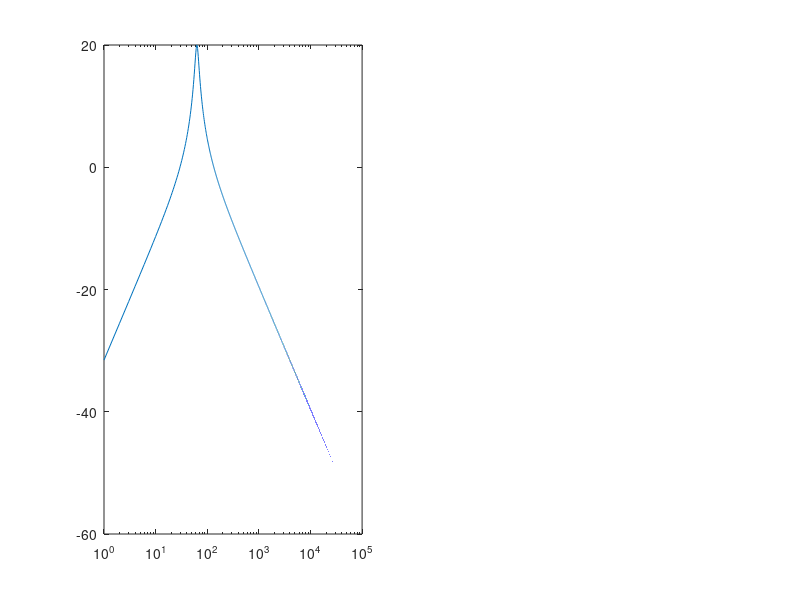

This chart was generated by the following MATLAB code: (Note: this script raises an error after producing the figure.)
%% Resistor value calculation and frequency response

clc, clear variables
% Using round63 lib from Stephen Cobeldick
addpath('./round63')

% Center frequencies, 1:2.5 ratio
fm = [63 160 400 1000 2500 6250 16000];

% Gain (negative due to inverting op-amp configuration)
gain_fm = -10; 

% Quality factor (~bandwidth)
Q = 6;

% Capacitor values
C = 1e-9*[33 33 6.8 2.2 2.2 0.33 0.33];

% E-series for choosing resistor values
E = 'E24';

for i=1:length(fm)
    % Generate filt structure to store values
    filt = struct();
    filt.fm = fm(i); 
    
    % Calculate resistor values based on specified parameters
    R2 = Q/(pi*fm(i)*C(i));
    R1 = R2/(-2*gain_fm);
    R3 = -gain_fm*R1/(2*Q^2 + gain_fm);
    
    filt.R1 = R1;
    filt.R2 = R2;
    filt.R3 = R3;
    
    % Calculate bandwidth
    bandwidth = 1/(pi*R2*C(i));
    
    % Calculate transfer function
    wm = 1/C(i) * sqrt((R1+R3)/(R1*R2*R3));
    num = [(-R2*R3)/(R1+R3)*C(i)*wm 0];
    denom = [(R1*R2*R3)/(R1+R3)*C(i)^2*wm^2, (2*R1*R3)/(R1+R3)*C(i)*wm, 1];
    filt.num = num;
    filt.denom = denom;
    
    %Plot frequency response
    figure(1)
    subplot(1,2,1)
    
    % Normalize frequency to fm
    % Transfer function assumes normalized frequency
    w = (0:1:1e5)/fm(i);
    
    % Evaluate transer function
    s = 1j*w;
    h = polyval(num,s)./polyval(denom,s);
    
    mag = 20*log10(abs(h));
    
    % Scale back frequency axis with fm,
    % since frequency was prev normalized to fm
    semilogx(w*fm(i), mag); hold on; 
    str = [num2str(fm(i)), ' Hz' ];
    xline(fm(i), '-.', str)
    yline(0,'--')
    
    % Find nearest resistor value in E-series 
    filt.R1_E = round63(R1, E);
    filt.R2_E = round63(R2, E);
    filt.R3_E = round63(R3, E);
    
    R1 = filt.R1_E;
    R2 = filt.R2_E;
    R3 = filt.R3_E;
    
    % Recalculate new parameters with E-series values
    fm_new = Q/(R2*pi*C(i));
    wm = 1/C(i) * sqrt((R1+R3)/(R1*R2*R3));
    num = [(-R2*R3)/(R1+R3)*C(i)*wm 0];
    denom = [(R1*R2*R3)/(R1+R3)*C(i)^2*wm^2, (2*R1*R3)/(R1+R3)*C(i)*wm, 1];
    filt.num_E = num;
    filt.denom_E = denom;
    
    filt.fm_E = fm_new;
    filt.gain_E = R2/(-2*R1);
    
    filters(i) = filt;
    
    % Plot frequency response for E-series
    subplot(1,2,2)
    w = (0:1:1e5)/fm_new;
    s = 1j*w;
    h = polyval(num,s)./polyval(denom,s);
    mag = 20*log10(abs(h));
    semilogx(w*fm_new, mag); hold on;
    str = [num2str(round(fm_new)), ' Hz' ];
    xline(fm_new, '-.', str)
    yline(0,'--')
end

% Add labels
subplot(1,2,1)
xlabel('frequency [Hz]')
ylabel('magnitude [dB]')
title('MFB Band-pass filter')
axis([10 1e5 -10 25])

subplot(1,2,2)
xlabel('frequency [Hz]')
ylabel('magnitude [dB]')
title(['MFB Band-pass filter ', E, ' series'])
axis([10 1e5 -10 25])

%% Gain bandwidth calculations
% Run after first section

% Calculate noise gain at center frequencies 
% Use noise gain to calculate gain bandwidth product

clc
gbw = 2e6;
opamp = "TLC272";

noise_gain = zeros(1,7);
for i = 1:length(fm)
    R1 = filters(i).R1_E;
    R2 = filters(i).R2_E;
    R3 = filters(i).R3_E;
    fm_new = filters(i).fm_E;
    
    num_NG =  [C(i)^2*R1*R2*R3, C(i)*R1*R2 + 2*C(i)*R1*R3 + C(i)*R2*R3, R1 + R3];
    denom_NG = [C(i)^2*R1*R2*R3, 2*C(i)*R1*R3, R1 + R3];
        
    s = 1j*2*pi*fm_new;
    
    noise_gain(i) = polyval(num_NG,s)./polyval(denom_NG,s);
   
    fprintf('Noise gain at %i Hz:\t\t %.2f \n', round(fm_new), noise_gain(i))
    fprintf('Gain bandwidth: \t\t\t %.2f \n', noise_gain(i)*fm_new)
    fprintf('Max gain bandwidth %s: \t %.2f  \n \n', opamp, gbw)
end




